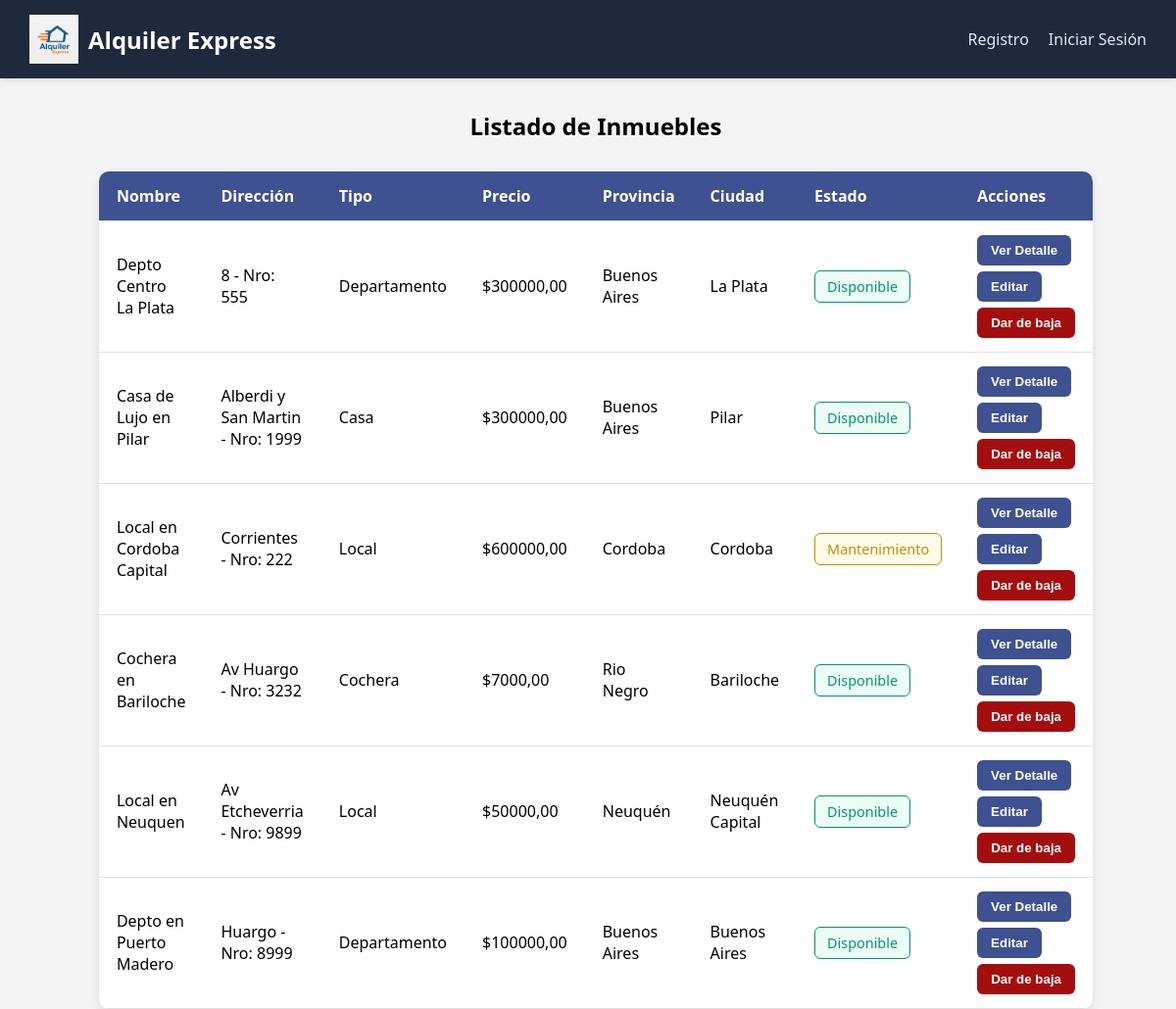
The app's page /inmuebles/listaInmueblesAdmin/ with its own data.
### gestion_inmuebles/models.py (models this page shows, shortened)
class Inmueble(models.Model):
    activo = models.BooleanField(default=True)
    tipo = models.CharField(default='-', max_length=20, editable=False)
    nombre = models.CharField(max_length=100, unique=True)
    calle = models.CharField(max_length=100, default="-")
    numero = models.PositiveIntegerField(default=0)
    provincia = models.CharField(max_length=100)
    ciudad = models.CharField(max_length=100)
    descripcion = models.TextField(blank=True)
    politica_cancelacion = models.TextField(blank=True)
    estado = models.CharField(default='Disponible', choices=ESTADO_CHOICES)
    precio = models.DecimalField(max_digits=10, decimal_places=2)
    imagen = models.ImageField(upload_to='inmuebles/', blank=True, null=True)
    superficie = models.PositiveIntegerField(default=0)

### gestion_inmuebles/views.py (the view)
# urls.py: path('listaInmueblesAdmin/', views.listar_inmuebles_admin, name='listado_inmuebles_admin'),
def listar_inmuebles_admin(request):
    inmuebles = Inmueble.objects.all()
    return render(request, 'gestion_inmuebles/listaInmueblesAdmin.html', {'inmuebles': inmuebles})

### templates/gestion_inmuebles/listaInmueblesAdmin.html (shortened to what this page needs)
{% extends 'base.html' %}
{% load static %}
{% block content %}
<h2 style="text-align: center; margin-bottom: 30px;">Listado de Inmuebles</h2>
<table>
  <thead>
    <tr>
      <th>Nombre</th>
      <th>Dirección</th>
      <th>Tipo</th>
      <th>Precio</th>
      <th>Provincia</th>
      <th>Ciudad</th>
      <th>Estado</th>
      <th>Acciones</th>
    </tr>
  </thead>
  <tbody>
    {% for inmueble in inmuebles %}
    <tr>
      <td>{{ inmueble.nombre }}</td>
      <td>{{ inmueble.calle }} - Nro: {{ inmueble.numero }}</td>
      <td>{{ inmueble.tipo }}</td>
      <td>${{ inmueble.precio }}</em>
      <td>{{ inmueble.provincia }}</td>
      <td>{{ inmueble.ciudad }}</td>
      <td>
        {% if not inmueble.activo %}
          <span class="estado dado-de-baja">Dado de baja</span>
        {% elif inmueble.estado == "Disponible" %}
          <span class="estado disponible">{{ inmueble.estado }}</span>
        {% elif inmueble.estado == "Mantenimiento" %}
          <span class="estado mantenimiento">{{ inmueble.estado }}</span>
        {% else %}
          <span class="estado no-disponible">No disponible</span>
        {% endif %}
      </td>
      <td class="acciones">
        <a href="{% url 'inmueble_detalle' inmueble.id %}">
          <button class="btn btn-detalle">Ver Detalle</button>
        </a>
        <a href="{% url 'editar_inmueble' inmueble.id %}">
          <button class="btn btn-editar">
          {% if inmueble.activo %}
            Editar
          {% else %}
            Reestablecer
          {% endif %}
        </button>
</a>
        {% if inmueble.activo %}
        <a href="{% url 'baja_inmueble' inmueble.id %}">
          <button class="btn btn-baja">Dar de baja</button>
        </a>
        {% endif %}
      </td>
    </tr>
    {% empty %}
    <tr>
      <td colspan="8" style="text-align: center; padding: 20px;">No hay inmuebles registrados.</td>
    </tr>
    {% endfor %}
  </tbody>
</table>
{% endblock %}

### static/styles/base.css (style rules this page uses)
body { margin: 0; font-family: 'Segoe UI', sans-serif; background-color: #f4f4f4; }

### templates/gestion_inmuebles/listaInmueblesAdmin.html (style rules this page uses)
table { width: 80%; margin: auto; border-collapse: separate; border-spacing: 0; box-shadow: 0 4px 12px rgba(0, 0, 0, 0.1); border-radius: 10px; overflow: hidden; background-color: white; }
thead { background-color: #3e5190; color: white; }
th, td { padding: 14px 18px; text-align: left; border-bottom: 1px solid #e0e0e0; }
td.acciones { display: flex; flex-wrap: wrap; gap: 6px; }
.estado { padding: 6px 12px; border-radius: 6px; font-weight: 500; font-size: 0.9rem; display: inline-block; border: 1px solid transparent; }
.disponible { background-color: #ecfdf5; color: #059669; border-color: #059669; }
.mantenimiento { background-color: #fefce8; color: #ca8a04; border-color: #ca8a04; }
.btn { padding: 8px 14px; border-radius: 6px; border: none; cursor: pointer; font-weight: bold; transition: background-color 0.2s ease; }
.btn-detalle, .btn-editar { background-color: #3e5190; color: white; }
.btn-baja { background-color: rgb(165, 14, 14); color: white; min-width: 100px; }

### records on screen
Inmueble: nombre "Depto Centro La Plata", calle "8", numero "555", tipo "Departamento", precio "300000,00", provincia "Buenos Aires", ciudad "La Plata", estado "Disponible", activo "Editar"
Inmueble: nombre "Casa de Lujo en Pilar", calle "Alberdi y San Martin", numero "1999", tipo "Casa", precio "300000,00", provincia "Buenos Aires", ciudad "Pilar", estado "Disponible", activo "Editar"
Inmueble: nombre "Local en Cordoba Capital", calle "Corrientes", numero "222", tipo "Local", precio "600000,00", provincia "Cordoba", ciudad "Cordoba", estado "Mantenimiento", activo "Editar"
Inmueble: nombre "Cochera en Bariloche", calle "Av Huargo", numero "3232", tipo "Cochera", precio "7000,00", provincia "Rio Negro", ciudad "Bariloche", estado "Disponible", activo "Editar"
Inmueble: nombre "Local en Neuquen", calle "Av Etcheverria", numero "9899", tipo "Local", precio "50000,00", provincia "Neuquén", ciudad "Neuquén Capital", estado "Disponible", activo "Editar"
Inmueble: nombre "Depto en Puerto Madero", calle "Huargo", numero "8999", tipo "Departamento", precio "100000,00", provincia "Buenos Aires", ciudad "Buenos Aires", estado "Disponible", activo "Editar"
